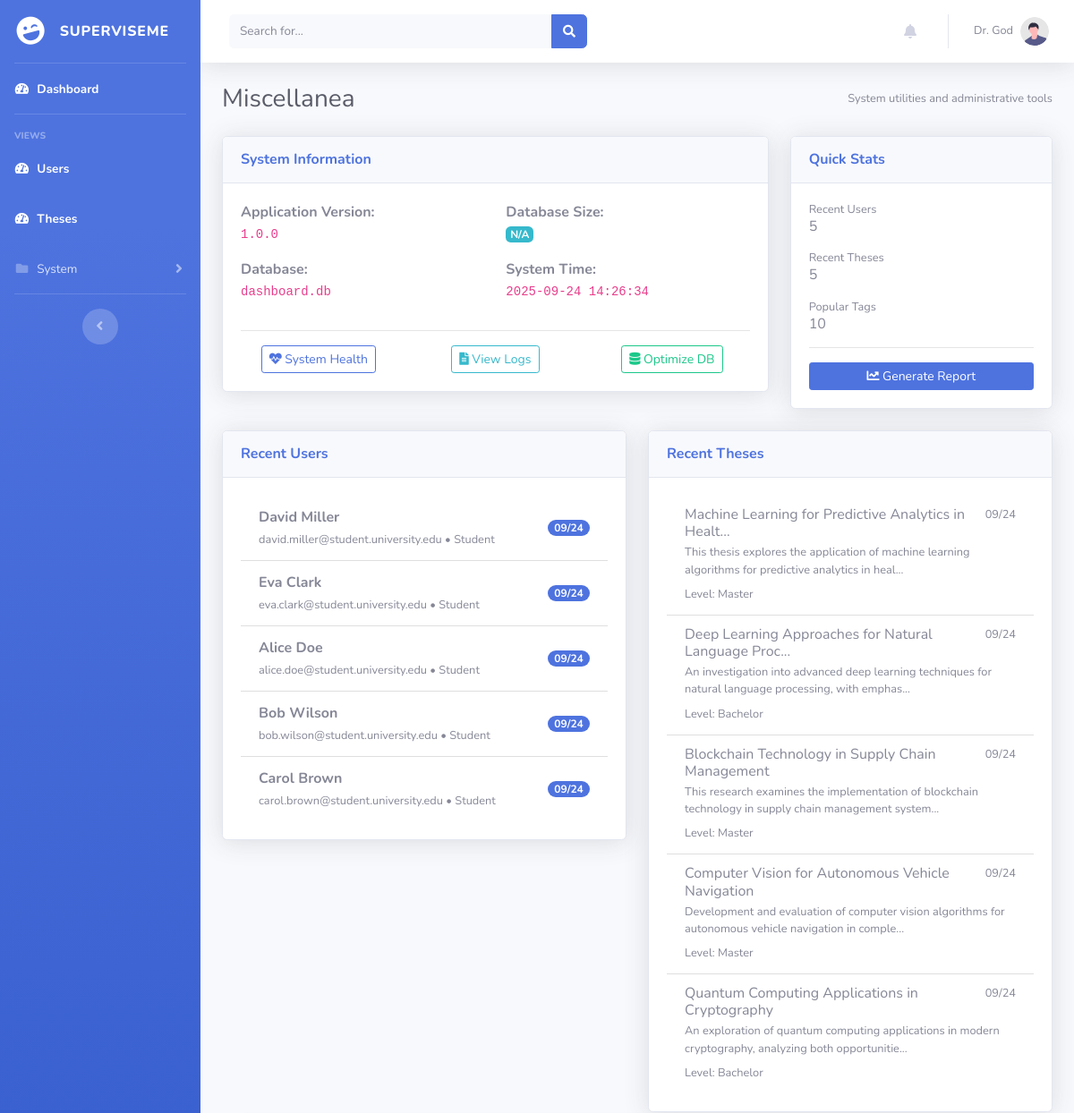
Before: /admin/misc (signed in, upper part) with the older database file.
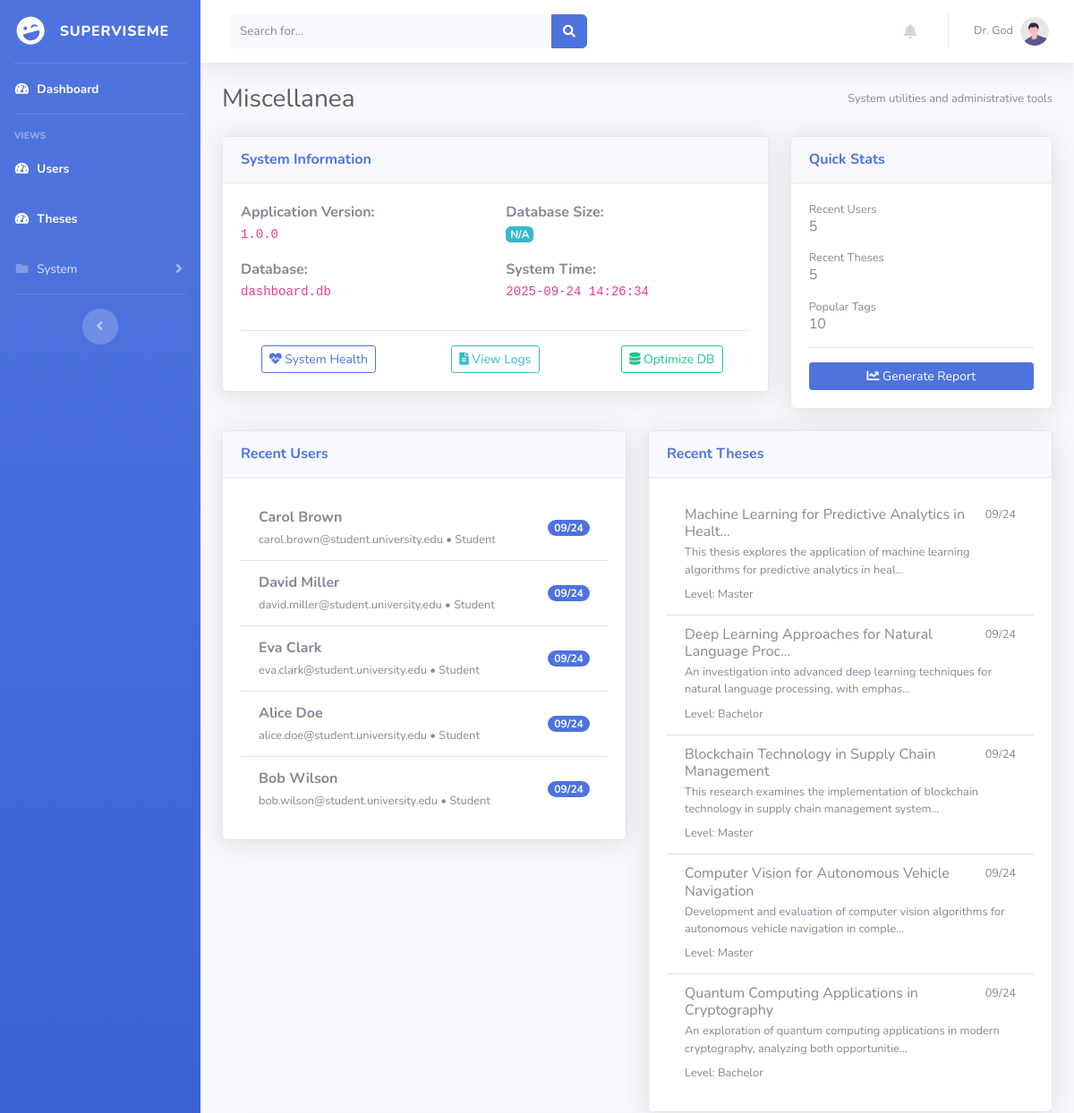
After: the same page with the newer database file.
### superviseme/models.py (models this page shows)
class User_mgmt(UserMixin, db.Model):
    __tablename__ = "user_mgmt"
    id = db.Column(db.Integer, primary_key=True)
    username = db.Column(db.String(50), nullable=False, unique=True)
    name = db.Column(db.String(15))
    surname = db.Column(db.String(15))
    cdl = db.Column(db.String(15))
    email = db.Column(db.String(50), nullable=False, unique=True)
    password = db.Column(db.String(80), nullable=False)
    user_type = db.Column(db.String(10), nullable=False, default="student")
    joined_on = db.Column(db.Integer, nullable=False)
    gender = db.Column(db.String(10), default=None)
    nationality = db.Column(db.String(15), default=None)
    last_activity = db.Column(db.Integer, nullable=True)  # Track last activity timestamp
    last_activity_location = db.Column(db.String(100), nullable=True)  # Track where they were last active
    telegram_user_id = db.Column(db.String(50), nullable=True)  # Telegram user ID for bot notifications
    telegram_enabled = db.Column(db.Boolean, default=False, nullable=False)  # Enable/disable Telegram notifications
    telegram_notification_types = db.Column(db.Text, nullable=True)  # JSON string of enabled notification types
    thesis = db.relationship("Thesis", backref="author", lazy=True)

class Thesis(db.Model):
    __tablename__ = "thesis"
    id = db.Column(db.Integer, primary_key=True)
    title = db.Column(db.String(100), nullable=False)
    description = db.Column(db.Text, nullable=False)
    author_id = db.Column(db.Integer, db.ForeignKey("user_mgmt.id"), nullable=True)
    frozen = db.Column(db.Boolean, default=False)
    level = db.Column(db.Text, nullable=True)
    created_at = db.Column(db.Integer, nullable=False)

### superviseme/routes/admin.py (the view, shortened to what this page needs)
@admin.route("/admin/misc")
@login_required
def misc():
    privilege_check = check_privileges(current_user.username, role="admin")
    if privilege_check is not True:
        return privilege_check
    import os
    import datetime
    system_info = {
        "database_path": db.engine.url.database,
        "current_time": datetime.datetime.now(),
        "app_version": "1.0.0",  # Could be read from config
        "database_size": "N/A"  # Could be calculated based on DB type
    }
    try:
        if str(db.engine.url).startswith('sqlite'):
            db_path = str(db.engine.url).replace('sqlite:///', '')
    except Exception:
        pass
    activity_summary = {
        "recent_users": User_mgmt.query.order_by(User_mgmt.joined_on.desc()).limit(5).all(),
        "recent_theses": Thesis.query.order_by(Thesis.created_at.desc()).limit(5).all(),
        "tag_stats": {}
    }
    try:
        tag_counts = db.session.query(Thesis_Tag.tag, db.func.count(Thesis_Tag.tag))\
            .group_by(Thesis_Tag.tag)\
            .order_by(db.func.count(Thesis_Tag.tag).desc())\
            .limit(10).all()
        activity_summary["tag_stats"] = {tag: count for tag, count in tag_counts}
    except Exception:
        pass
    return render_template("/admin/miscellanea.html",
                         current_user=current_user,
                         system_info=system_info,
                         activity_summary=activity_summary,
                         datetime=datetime.datetime,
                         dt=datetime.datetime.fromtimestamp)

### superviseme/utils/logging_config.py (called while the page is built)
def log_request_response(app, loggers):
    @app.before_request
    def log_request_info():
        loggers['access_logger'].info("Request started", extra={
            'event_type': 'request_start',
            'endpoint': request.endpoint,
            'url_rule': str(request.url_rule) if request.url_rule else None,
            'content_length': request.content_length,
            'content_type': request.content_type
        })
    @app.after_request
    def log_response_info(response):
        loggers['access_logger'].info("Request completed", extra={
            'event_type': 'request_end',
            'status_code': response.status_code,
            'content_length': response.content_length,
            'content_type': response.content_type
        })
        return response

### superviseme/utils/miscellanea.py (called while the page is built, shortened)
def check_privileges(username, role="admin"):
    user = User_mgmt.query.filter_by(username=username).first()
    if not user:
        abort(404)
    return True

### superviseme/templates/admin/miscellanea.html (shortened to what the changed rows need)
{% include 'admin/components/header.html' %}
<body id="page-top">
    <div id="wrapper">
        <div id="content-wrapper" class="d-flex flex-column">
            <div id="content">
                <div class="container-fluid">
                    <div class="d-sm-flex align-items-center justify-content-between mb-4">
                        <h1 class="h3 mb-0 text-gray-800">Miscellanea</h1>
                    </div>
                    <div class="row">
                        <div class="col-xl-6 col-lg-7">
                            <div class="card shadow mb-4">
                                <div class="card-body">
                                    {% if activity_summary.recent_users %}
                                        <div class="list-group list-group-flush">
                                            {% for user in activity_summary.recent_users %}
                                            <div class="list-group-item d-flex justify-content-between align-items-center">
                                                <div>
                                                    <strong>{{ user.name }} {{ user.surname }}</strong>
                                                    <br><small class="text-muted">{{ user.email }} • {{ user.user_type.title() }}</small>
                                                </div>
                                                <span class="badge badge-primary badge-pill">{{ dt(user.joined_on).strftime('%m/%d') }}</span>
                                            </div>
                                            {% endfor %}
                                        </div>
                                    {% else %}
                                        <p class="text-muted">No recent users found.</p>
                                    {% endif %}
                                </div>
                            </div>
                        </div>
                        <div class="col-xl-6 col-lg-5">
                            <div class="card shadow mb-4">
                                <div class="card-body">
                                    {% if activity_summary.recent_theses %}
                                        <div class="list-group list-group-flush">
                                            {% for thesis in activity_summary.recent_theses %}
                                            <div class="list-group-item">
                                                <div class="d-flex w-100 justify-content-between">
                                                    <h6 class="mb-1">{{ thesis.title[:50] }}{% if thesis.title|length > 50 %}...{% endif %}</h6>
                                                    <small>{{ dt(thesis.created_at).strftime('%m/%d') }}</small>
                                                </div>
                                                <p class="mb-1 small text-muted">{{ thesis.description[:100] }}{% if thesis.description|length > 100 %}...{% endif %}</p>
                                                <small class="text-muted">Level: {{ thesis.level.title() }}</small>
                                            </div>
                                            {% endfor %}
                                        </div>
                                    {% else %}
                                        <p class="text-muted">No recent theses found.</p>
                                    {% endif %}
                                </div>
                            </div>
                        </div>
                    </div>
                </div>
            </div>
            {% include 'admin/components/footer.html' %}
</body>
</html>

Changed rows visible on the page:
changed User_mgmt "Carol": moves up the list
